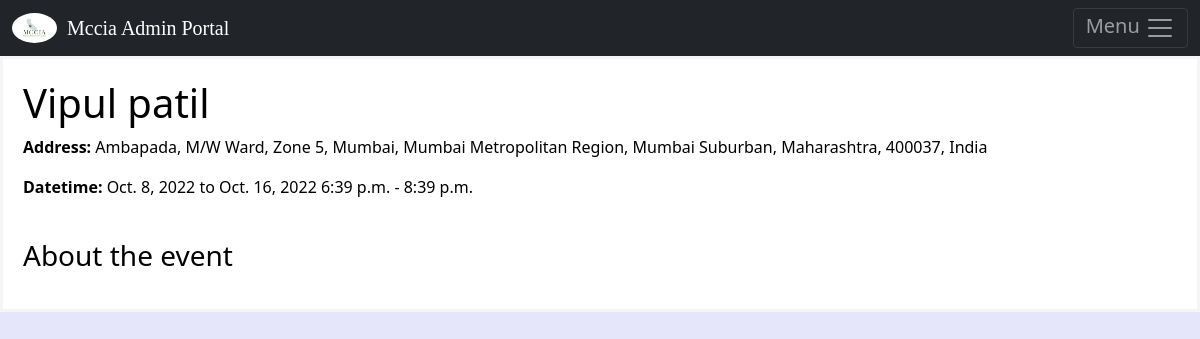
The page /event/53 (signed in) on the database its author committed.
### mapeventApp/models.py (models this page shows, shortened)
class AddEvent(models.Model):
		event = models.CharField(max_length=122)
		info = QuillField()
		eventaddress = models.TextField()
		fromdate = models.DateField()
		todate= models.DateField()
		fromtime = models.TimeField()
		totime= models.TimeField()
		icon = models.CharField(max_length=122,choices=icon_choices)
		eventermail = models.CharField(max_length=122)
		city = models.CharField(max_length=122,choices=city_choices)
		location = models.TextField()
		lat = models.CharField(max_length=122)
		lang = models.CharField(max_length=122)

### mapeventApp/events_view/detailevent.py (the view)
# urls.py: path('event/<pk>',detailevent.DetailEvent.as_view(), name='detailevent'),
class DetailEvent(LoginRequiredMixin,DetailView):
    template_name = 'eventdetail.html'
    context_object_name = 'event_detail'
    model  = AddEvent

### templates/eventdetail.html (shortened to what this page needs)
{% extends 'base.html' %}
{% block content %}
<head>
 </head>
<div class="msg8">
<h1 class="nm">{{ event_detail.event }}</h1>
<p ><strong>Address: </strong>{{ event_detail.eventaddress}}</p>
<p><strong>Datetime: </strong> {{ event_detail.fromdate }} to {{event_detail.todate}} {{event_detail.fromtime}} - {{event_detail.totime}}</p><br>
<h3>About the event</h3>
</div>
{% endblock %}

### mapeventApp/static/style.css (style rules this page uses)
.msg8 { margin: auto; padding: 20px; height: auto; border-width: 2px; border:solid; border-color:whitesmoke; color: black ; box-sizing: border-box; background-color: white; }

### rows shown on the page
AddEvent: event "Vipul patil", eventaddress "Ambapada, M/W Ward, Zone 5, Mumbai, Mumbai Metropolitan Region, Mumbai Suburban, Maharashtra, 400037, India", fromdate "Oct. 8, 2022", todate "Oct. 16, 2022", fromtime "6:39 p.m.", totime "8:39 p.m."
